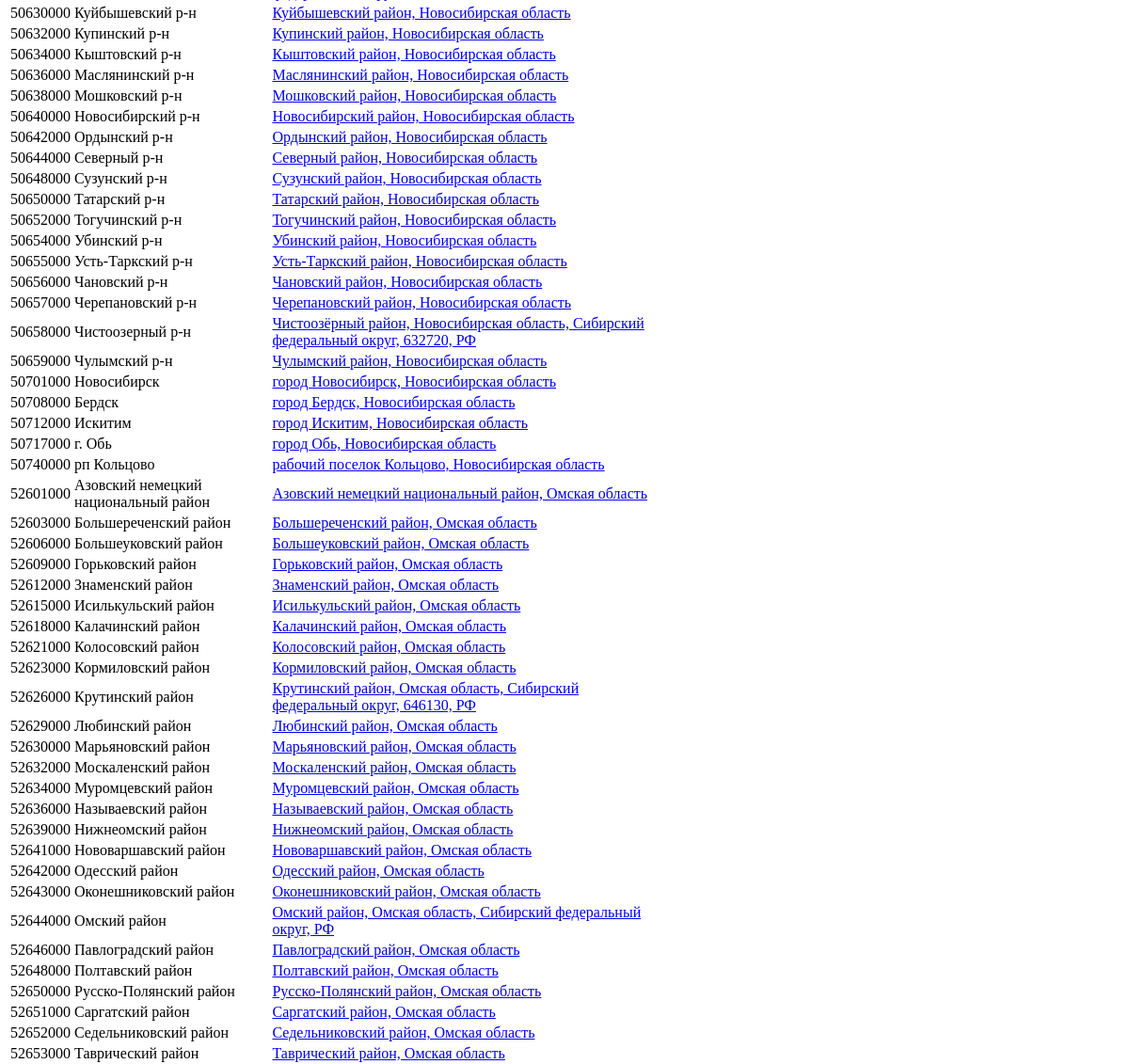
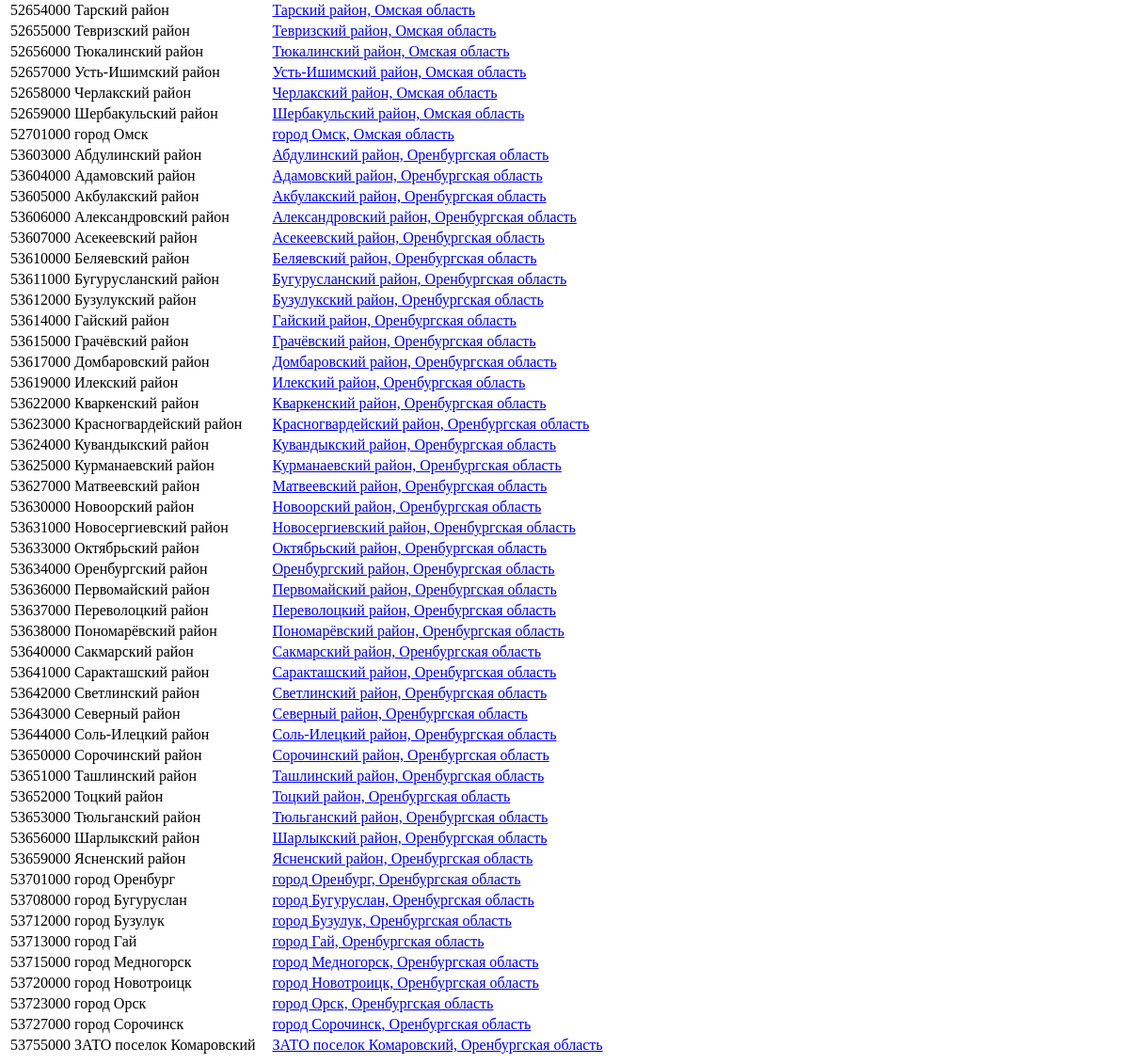
/list.php (lower part), run on an earlier commit of the app's database (2 pictures, top to bottom).
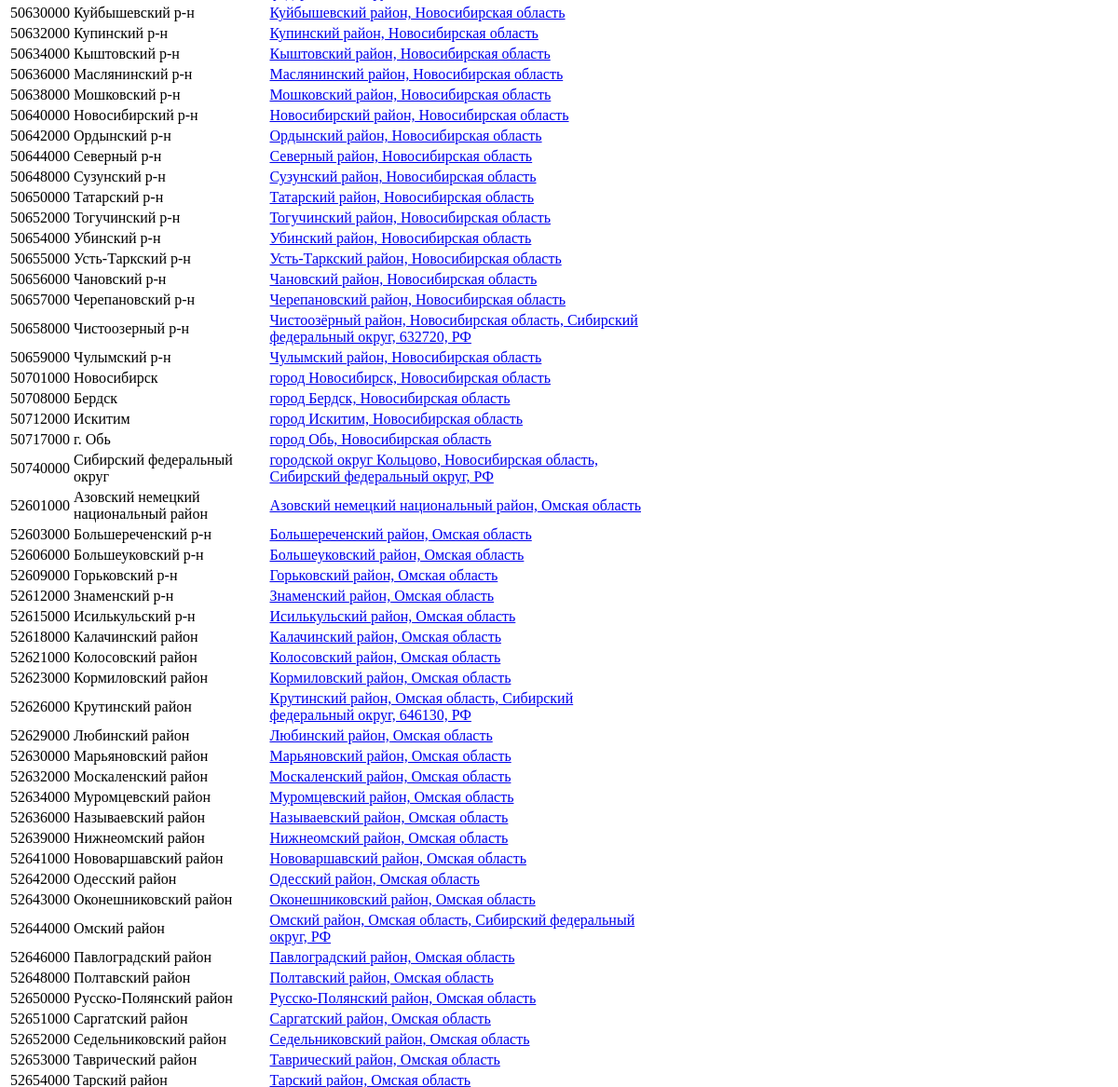
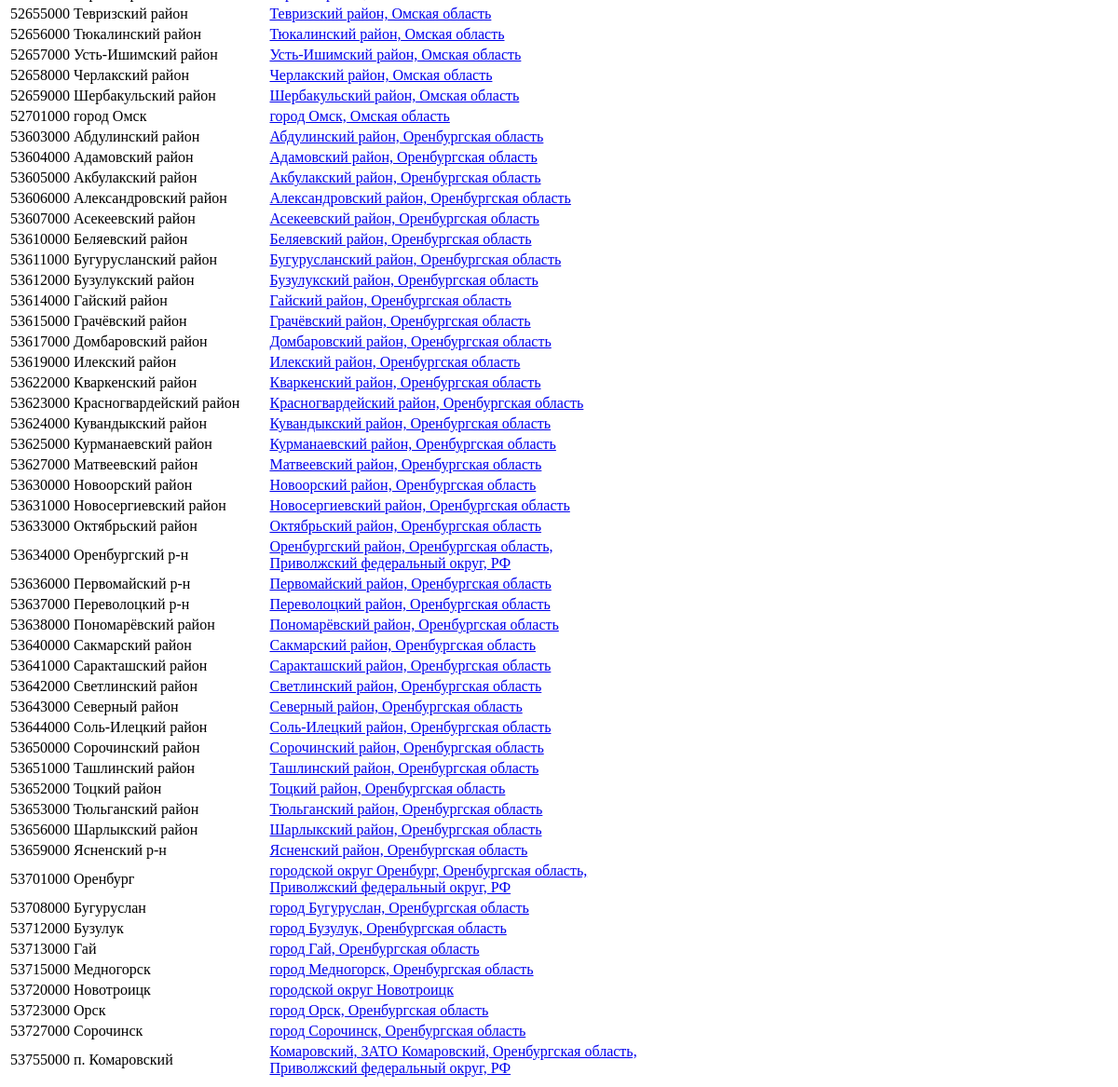
And on a later commit of the database (2 pictures, top to bottom).
### tables this page shows
CREATE TABLE `raio_oktmo` (
  `oktmo`   varchar(32)   PRIMARY KEY COMMENT 'код ОКТМО региона',
  `okato`   varchar(32)   COMMENT 'код ОКАТО',
  `zapros`  varchar(255)  COMMENT 'строка запроса к nominatim.openstreetmap.org',
  `geojson` text          COMMENT 'строка JSON полигона',
  `kratko`  varchar(128)  COMMENT 'краткое название региона',
  `wdat`    timestamp DEFAULT CURRENT_TIMESTAMP ON UPDATE CURRENT_TIMESTAMP COMMENT 'время записи'
);

### list.php (the view, shortened to what this page needs)
<?php
require_once "common.php";
printHeadPage("Данные ГЕО");
$sql ="SELECT oktmo, zapros,kratko,SUBSTRING(geojson,1,64)
       FROM raio_oktmo";
echo <<<_EOF
<table width="100%" class="spis" id="myTable">
<thead><tr>
<th class="spis">1</th>
<th width="18%" class="spis">2</th>
<th width="36%" class="spis nosort" >3</th>
<th width="50%" class="spis nosort" >4</th>
</tr></thead>
<tbody class="hightlight">
_EOF;
$res = queryDb($sql);
while(list($okt,$que,$shr,$geo) = fetchRow($res)) {
  echo "<tr id=\"O$okt\">";
  echo "<td >$okt </td>";
  echo "<td >$shr</td>";
  echo "<td class='spis'><a href='opdocs.php?op_id=$okt'>$que</a></td>";
  echo "<td class='spis'>$geo</td>";
  echo "</tr>\n";
}
echo "</tbody></table>\n";
printEndPage();

### common.php (shortened to what this page needs)
<?php
$My_Db = new MyDB() ;
function  printHeadPage($title)
{
  echo <<<_EOF
<!DOCTYPE html>
<html lang="en">
<head>
  <meta charset="UTF-8">
  <title>$title</title>
</head>
<body>
_EOF;
}
function printEndPage()
{
  echo <<<_EOF
</body>
</html>
_EOF;
}
function  queryDb($sql)
{
  global $My_Db;
  return $My_Db->query($sql);
}
function   fetchRow($res)
{
  return $res->fetch_row();
}

What changed in the data, as far as the page shows it:
changed raio_oktmo id 50740000: kratko "рп Кольцово" → "Сибирский федеральный округ"; zapros "рабочий поселок Кольцово, Новосибирская область" → "городской округ Кольцово, Новосибирская область, Сибирский федеральный округ, РФ"
changed raio_oktmo "Большереченский район, Омская область": kratko "Большереченский район" → "Большереченский р-н"
changed raio_oktmo "Большеуковский район, Омская область": kratko "Большеуковский район" → "Большеуковский р-н"
changed raio_oktmo "Горьковский район, Омская область": kratko "Горьковский район" → "Горьковский р-н"
changed raio_oktmo "Знаменский район, Омская область": kratko "Знаменский район" → "Знаменский р-н"
changed raio_oktmo "Исилькульский район, Омская область": kratko "Исилькульский район" → "Исилькульский р-н"
changed raio_oktmo id 53634000: kratko "Оренбургский район" → "Оренбургский р-н"; zapros "Оренбургский район, Оренбургская область" → "Оренбургский район, Оренбургская область, Приволжский федеральный округ, РФ"
changed raio_oktmo "Первомайский район, Оренбургская область": kratko "Первомайский район" → "Первомайский р-н"
changed raio_oktmo "Переволоцкий район, Оренбургская область": kratko "Переволоцкий район" → "Переволоцкий р-н"
changed raio_oktmo "Ясненский район, Оренбургская область": kratko "Ясненский район" → "Ясненский р-н"
changed raio_oktmo id 53701000: kratko "город Оренбург" → "Оренбург"; zapros "город Оренбург, Оренбургская область" → "городской округ Оренбург, Оренбургская область, Приволжский федеральный округ, РФ"
changed raio_oktmo "город Бугуруслан, Оренбургская область": kratko "город Бугуруслан" → "Бугуруслан"
changed raio_oktmo "город Бузулук, Оренбургская область": kratko "город Бузулук" → "Бузулук"
changed raio_oktmo "город Гай, Оренбургская область": kratko "город Гай" → "Гай"
changed raio_oktmo "город Медногорск, Оренбургская область": kratko "город Медногорск" → "Медногорск"
changed raio_oktmo id 53720000: kratko "город Новотроицк" → "Новотроицк"; zapros "город Новотроицк, Оренбургская область" → "городской округ Новотроицк"
changed raio_oktmo "город Орск, Оренбургская область": kratko "город Орск" → "Орск"
changed raio_oktmo "город Сорочинск, Оренбургская область": kratko "город Сорочинск" → "Сорочинск"
changed raio_oktmo id 53755000: kratko "ЗАТО поселок Комаровский" → "п. Комаровский"; zapros "ЗАТО поселок Комаровский, Оренбургская область" → "Комаровский, ЗАТО Комаровский, Оренбургская область, Приволжский федеральный округ, РФ"
